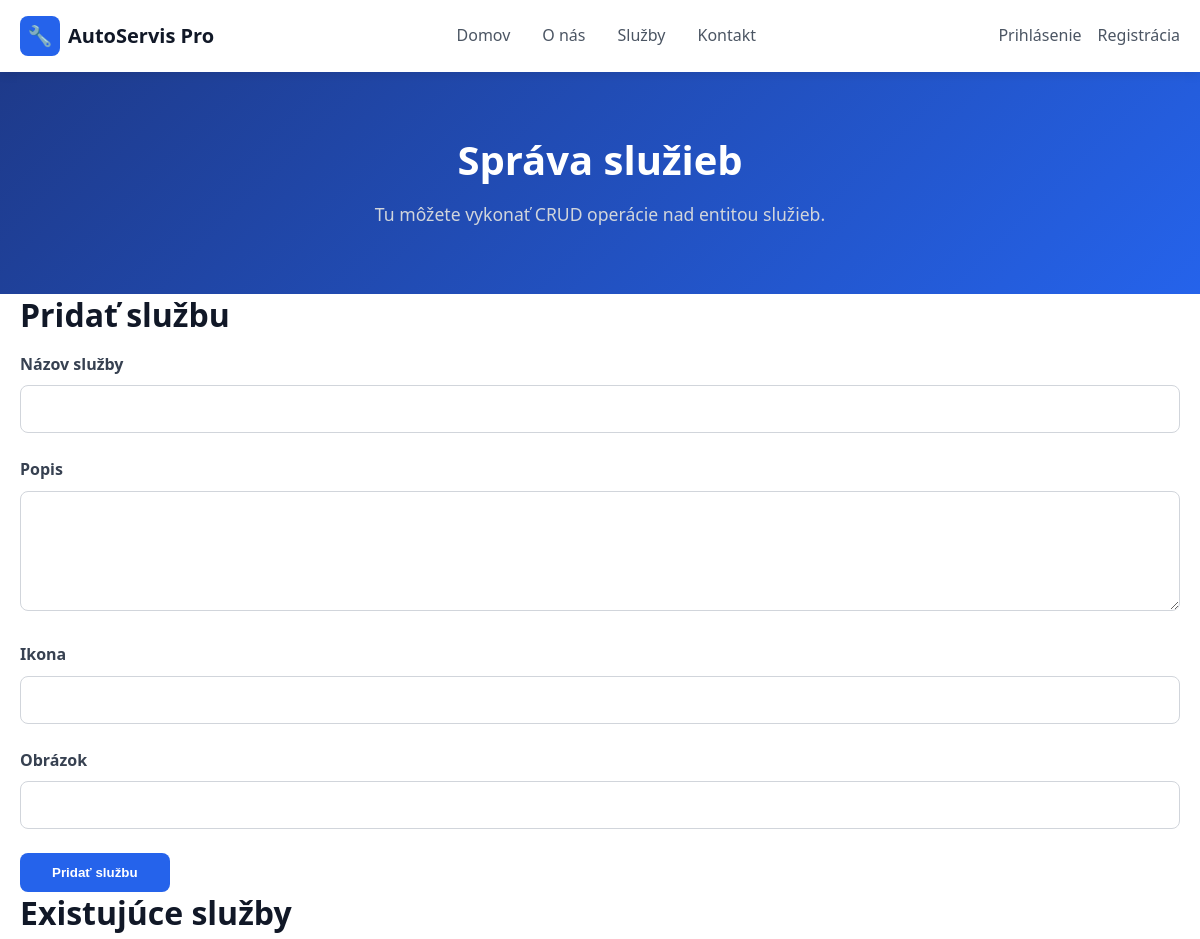
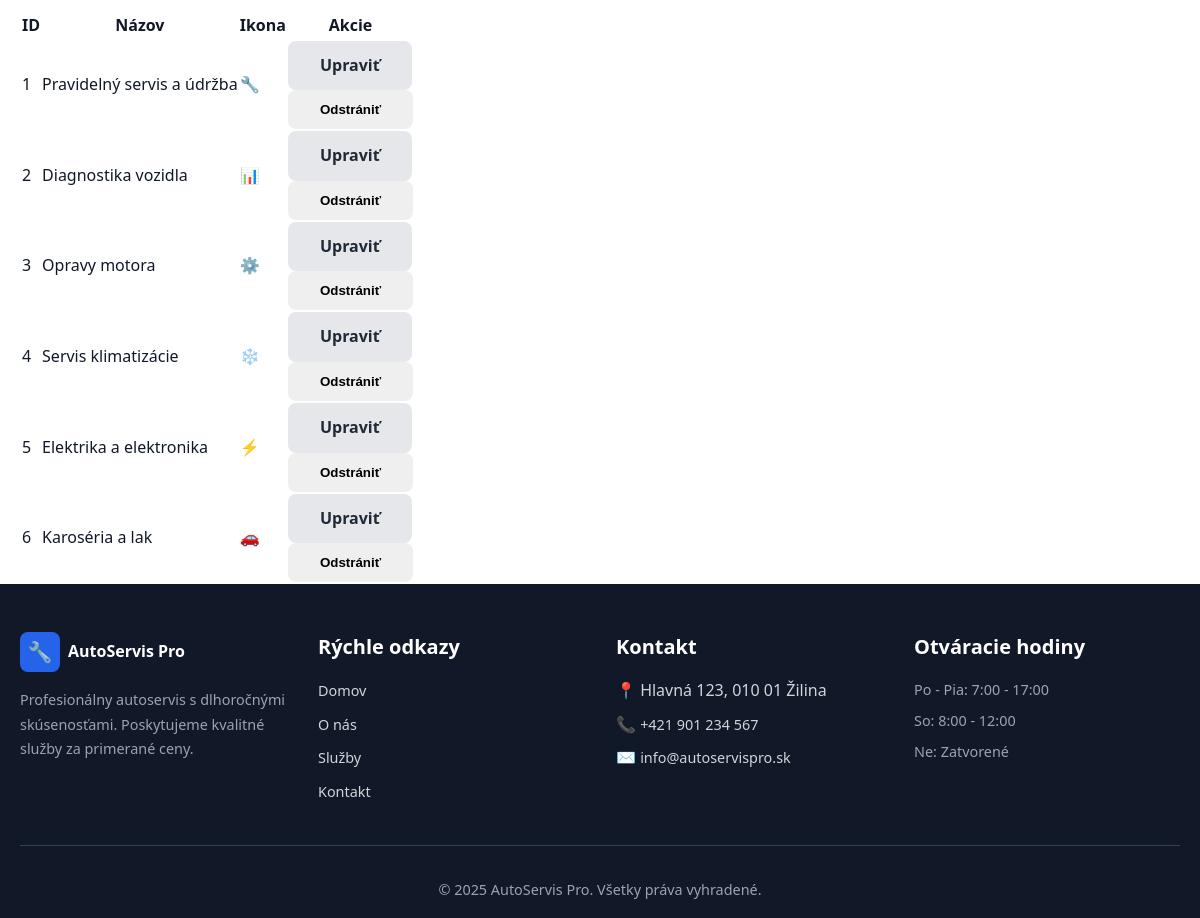
The page /admin_services.php on the database its author committed (2 pictures, top to bottom).
### tables this page shows
CREATE TABLE `services` (
  `id` int(11) NOT NULL,
  `title` varchar(255) NOT NULL,
  `description` text NOT NULL,
  `icon` varchar(50) NOT NULL,
  `image` varchar(255) NOT NULL
);

### classes/Database.php (called while the page is built, shortened)
<?php
class Dbh
{
    private PDO $pdo;
    public function __construct(
        string $host = 'localhost',
        string $username = 'root',
        string $password = '',
        string $dbname = 'servis'
    ) {
        try {
            $this->pdo = new PDO("mysql:host=$host;dbname=$dbname;charset=utf8mb4", $username, $password);
            $this->pdo->setAttribute(PDO::ATTR_ERRMODE, PDO::ERRMODE_EXCEPTION);
        } catch (PDOException $e) {
            die('Connection failed: ' . $e->getMessage());
        }
    }
    public function getConnection(): PDO
    {
        return $this->pdo;
    }
    private function initializeUsersTable(): void
    {
        $this->pdo->exec(
            "CREATE TABLE IF NOT EXISTS users (
                users_id INT AUTO_INCREMENT PRIMARY KEY,
                users_uid VARCHAR(100) NOT NULL UNIQUE,
                users_email VARCHAR(255) NOT NULL UNIQUE,
                users_pwd VARCHAR(255) NOT NULL,
                users_created_at TIMESTAMP DEFAULT CURRENT_TIMESTAMP
            ) ENGINE=InnoDB DEFAULT CHARSET=utf8mb4;"
        );
    }
    private function initializeContactMessagesTable(): void
    {
        $this->pdo->exec(
            "CREATE TABLE IF NOT EXISTS contact_messages (
                id INT AUTO_INCREMENT PRIMARY KEY,
                name VARCHAR(255) NOT NULL,
                email VARCHAR(255) NOT NULL,
                phone VARCHAR(50) DEFAULT NULL,
                message TEXT NOT NULL,
                consent TINYINT(1) NOT NULL DEFAULT 0,
                created_at TIMESTAMP DEFAULT CURRENT_TIMESTAMP
            ) ENGINE=InnoDB DEFAULT CHARSET=utf8mb4;"
        );
    }
}

### classes/ServiceRepository.php (called while the page is built, shortened)
<?php
require_once __DIR__ . '/Database.php';
require_once __DIR__ . '/Service.php';
class ServiceRepository
{
    private PDO $pdo;
    public function __construct(Database $database)
    {
        $this->database = $database;
        $this->pdo = $this->database->getConnection();
    }
    public function all(): array
    {
        $stmt = $this->pdo->query('SELECT id, title, description, icon, image FROM services ORDER BY id ASC');
        $items = $stmt->fetchAll(PDO::FETCH_ASSOC);
        return array_map(static function (array $item) {
            return Service::fromArray($item);
        }, $items ?: []);
    }
}

### classes/AdminServiceController.php (called while the page is built, shortened)
<?php
require_once __DIR__ . '/ServiceRepository.php';
class AdminServiceController
{
    private ServiceRepository $repository;
    private ?Service $editingService;
    public function __construct(array $get)
    {
        $this->repository = new ServiceRepository(new Database());
        $this->editingService = isset($get['edit']) ? $this->repository->find((int) $get['edit']) : null;
    }
    public function getServices(): array
    {
        return $this->repository->all();
    }
    public function getEditingService(): ?Service
    {
        return $this->editingService;
    }
}

### classes/Service.php (called while the page is built, shortened)
<?php
class Service
{
    private int $id;
    private string $title;
    private string $icon;
    public function __construct(int $id, string $title, string $description, string $icon, string $image)
    {
        $this->id = $id;
        $this->title = trim($title);
        $this->icon = trim($icon);
    }
    public static function fromArray(array $data): self
    {
        return new self(
            (int) ($data['id'] ?? 0),
            (string) ($data['title'] ?? ''),
            (string) ($data['description'] ?? ''),
            (string) ($data['icon'] ?? ''),
            (string) ($data['image'] ?? '')
        );
    }
    public function getId(): int
    {
        return $this->id;
    }
    public function getTitle(): string
    {
        return $this->title;
    }
    public function getIcon(): string
    {
        return $this->icon;
    }
}

### admin_services.php (the view, shortened to what this page needs)
<?php
require_once __DIR__ . '/classes/AdminServiceController.php';
$controller = new AdminServiceController($_GET);
$controller->handleRequest($_POST);
$services = $controller->getServices();
$editingService = $controller->getEditingService();
?>
<!DOCTYPE html>
<html lang="sk">
<head>
    <link rel="stylesheet" href="css/style.css">
</head>
<body>
    <?php require_once __DIR__ . '/zaciatok_koniec/header.php'; ?>
    <main>
        <section class="page-header page-header-blue">
            <div class="container">
                <h1>Správa služieb</h1>
                <p>Tu môžete vykonať CRUD operácie nad entitou služieb.</p>
            </div>
        </section>
        <section class="admin-section">
            <div class="container">
                <div class="admin-grid">
                    <div class="admin-panel">
                        <h2><?= $editingService ? 'Upraviť službu' : 'Pridať službu' ?></h2>
                        <form method="post" class="admin-form">
                            <div class="form-group">
                                <label for="title">Názov služby</label>
                                <input type="text" id="title" name="title" value="<?= htmlspecialchars($editingService ? $editingService->getTitle() : '', ENT_QUOTES, 'UTF-8') ?>" required>
                            </div>
                            <div class="form-group">
                                <label for="description">Popis</label>
                                <textarea id="description" name="description" rows="4" required><?= htmlspecialchars($editingService ? $editingService->getDescription() : '', ENT_QUOTES, 'UTF-8') ?></textarea>
                            </div>
                            <div class="form-group">
                                <label for="icon">Ikona</label>
                                <input type="text" id="icon" name="icon" value="<?= htmlspecialchars($editingService ? $editingService->getIcon() : '', ENT_QUOTES, 'UTF-8') ?>" required>
                            </div>
                            <div class="form-group">
                                <label for="image">Obrázok</label>
                                <input type="text" id="image" name="image" value="<?= htmlspecialchars($editingService ? $editingService->getImage() : '', ENT_QUOTES, 'UTF-8') ?>" required>
                            </div>
                            <button type="submit" class="btn btn-primary"><?= $editingService ? 'Uložiť zmeny' : 'Pridať službu' ?></button>
                        </form>
                    </div>
                    <div class="admin-panel">
                        <h2>Existujúce služby</h2>
                        <table class="admin-table">
                            <thead>
                                <tr>
                                    <th>ID</th>
                                    <th>Názov</th>
                                    <th>Ikona</th>
                                    <th>Akcie</th>
                                </tr>
                            </thead>
                            <tbody>
                                <?php foreach ($services as $service): ?>
                                    <tr>
                                        <td><?= htmlspecialchars($service->getId(), ENT_QUOTES, 'UTF-8') ?></td>
                                        <td><?= htmlspecialchars($service->getTitle(), ENT_QUOTES, 'UTF-8') ?></td>
                                        <td><?= htmlspecialchars($service->getIcon(), ENT_QUOTES, 'UTF-8') ?></td>
                                        <td>
                                            <a href="admin_services.php?edit=<?= htmlspecialchars($service->getId(), ENT_QUOTES, 'UTF-8') ?>" class="btn btn-secondary">Upraviť</a>
                                            <form method="post" class="inline-form" onsubmit="return confirm('Naozaj chcete túto službu odstrániť?');">
                                                <button type="submit" class="btn btn-danger">Odstrániť</button>
                                            </form>
                                        </td>
                                    </tr>
                                <?php endforeach; ?>
                            </tbody>
                        </table>
                    </div>
                </div>
            </div>
        </section>
    </main>
    <?php require_once __DIR__ . '/zaciatok_koniec/footer.php'; ?>
</body>
</html>

### css/style.css (style rules this page uses)
:root { --primary: #2563eb; --primary-hover: #1e40af; --primary-dark: #1e3a8a; --secondary: #e5e7eb; --accent: #bfdbfe; --accent-light: #dbeafe; --text-primary: #111827; --text-secondary: #4b5563; --text-muted: #6b7280; --white: #fff; --gray-50: #f9fafb; --gray-100: #f3f4f6; --shadow-sm: 0 2px 10px rgba(0,0,0,0.1); --shadow-md: 0 4px 20px rgba(0,0,0,0.1); --shadow-lg: 0 20px 40px rgba(0,0,0,0.3); --transition: all 0.3s ease; --radius-sm: 8px; --radius-md: 12px; --container-max: 1200px; --container-narrow: 900px; --header-height: 72px; --footer-height: 160px; }
* { margin: 0; padding: 0; box-sizing: border-box; }
html { scroll-behavior: smooth; }
body { font-family: 'Segoe UI', Tahoma, Geneva, Verdana, sans-serif; line-height: 1.6; color: var(--text-primary); background: var(--white); }
h1 { font-size: 2.5rem; font-weight: 800; line-height: 1.2; margin-bottom: 1rem; }
h2 { font-size: 2rem; font-weight: 700; line-height: 1.3; margin-bottom: 1rem; }
p { margin-bottom: 1rem; line-height: 1.7; }
a { text-decoration: none; color: inherit; transition: var(--transition); }
.container { max-width: var(--container-max); margin: 0 auto; padding: 0 20px; }
.btn { display: inline-block; padding: 0.75rem 2rem; border-radius: var(--radius-sm); font-weight: 600; text-align: center; cursor: pointer; border: none; transition: var(--transition); }
.btn-primary { background: var(--primary); color: var(--white); }
.btn-secondary { background: var(--secondary); color: #1f2937; }
.page-header { background: linear-gradient(135deg, #374151 0%, #1f2937 100%); color: #fff; padding: 4rem 0; text-align: center; }
.page-header-blue { background: linear-gradient(135deg, var(--primary-dark) 0%, var(--primary) 100%); }
.page-header h1 { color: #fff; margin-bottom: 1rem; }
.page-header p { color: #d1d5db; font-size: 1.1rem; max-width: 700px; margin: 0 auto; }
.form-group { margin-bottom: 1.5rem; }
.form-group label { display: block; color: #374151; font-weight: 600; margin-bottom: 0.5rem; }
.form-group input, .form-group textarea { width: 100%; padding: 0.75rem; border: 1px solid #d1d5db; border-radius: 8px; font-size: 1rem; font-family: inherit; transition: all 0.3s ease; }
.form-group textarea { resize: vertical; min-height: 120px; }

### rows shown on the page
services: id "1", title "Pravidelný servis a údržba", icon "🔧"
services: id "2", title "Diagnostika vozidla", icon "📊"
services: id "3", title "Opravy motora", icon "⚙️"
services: id "4", title "Servis klimatizácie", icon "❄️"
services: id "5", title "Elektrika a elektronika", icon "⚡"
services: id "6", title "Karoséria a lak", icon "🚗"
